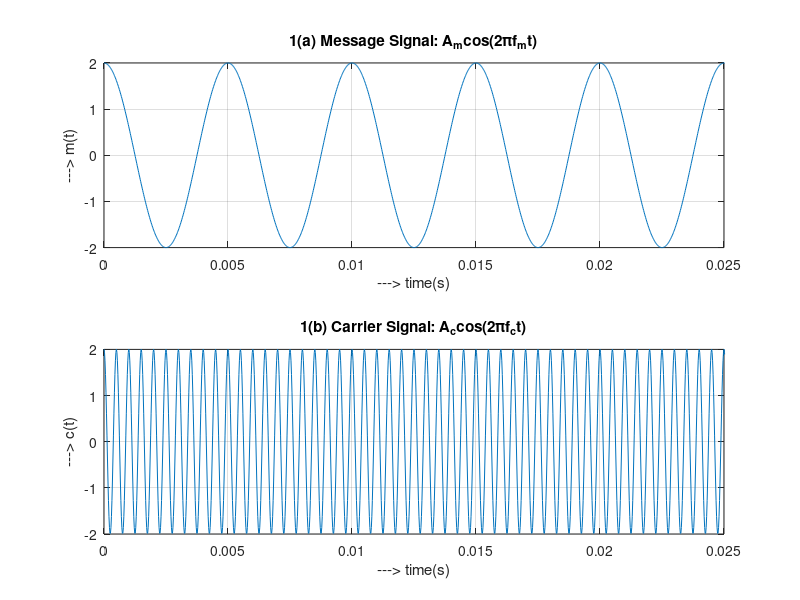

MATLAB code for this plot:
clear all; close all; clc;

Am = 2;         Ac = 2;     %Parameters
fm = 200;       fc = 2000;
fs = 50000;     df = 1;
t = [0:fs-1]*1/fs;          %Time vector

m_t = Am*cos(2*pi*fm*t);
c_t = Ac*cos(2*pi*fc*t);
dsbsc = c_t .* m_t;

%<====== 1(a) ======>
subplot(2, 1, 1);           %Plot the message signal
plot(t, m_t);
xlabel('---> time(s)');    ylabel('---> m(t)');
title('1(a) Message Signal: A_mcos(2\pif_mt)');
xlim([0 0.025]);
grid on;

%<====== 1(b) ======>
subplot(2, 1, 2);           %Plot the carrier signal
plot(t, c_t);
xlabel('---> time(s)');    ylabel('---> c(t)');
title('1(b) Carrier Signal: A_ccos(2\pif_ct)');
xlim([0 0.025]);
grid on;
